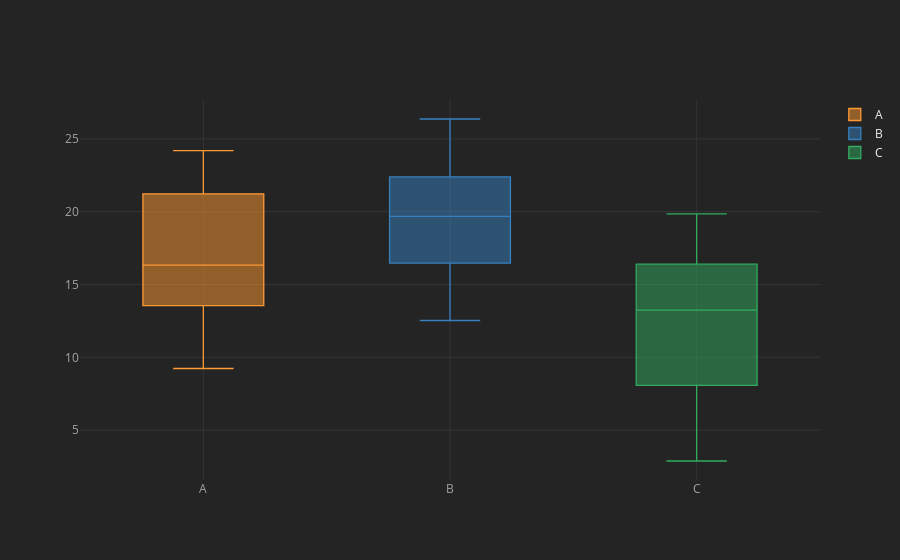

Write notebook code for a chart like this one.
### Code cell
#box plot : very important when outlier detection is concerned
df.iplot(kind = 'box')
